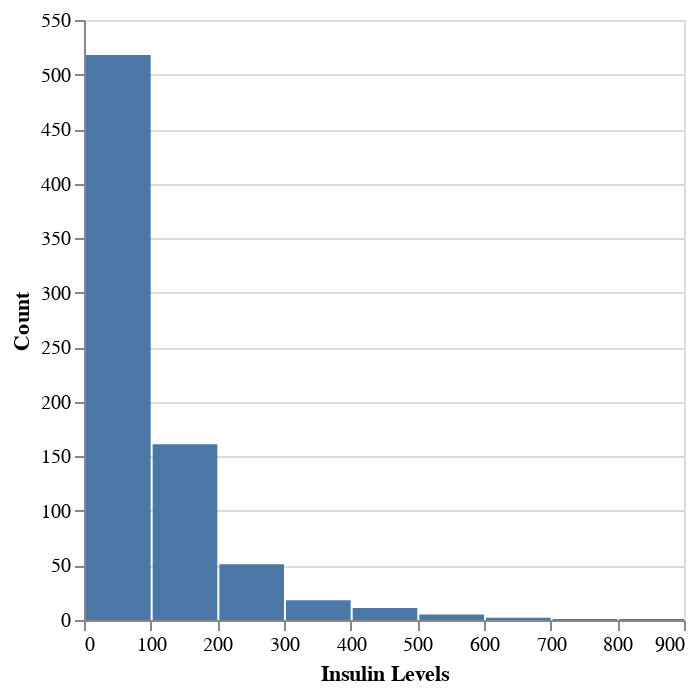

Here is the notebook cell this chart was saved with:
### Code cell
# 4. Histogram of Insulin Levels
chart4 = alt.Chart(data).mark_bar().encode(
    x=alt.X('Insulin:Q', bin=True, title='Insulin Levels'),
    y=alt.Y('count():Q', title='Count')
)
chart4

### Figure 1 — Vega-Lite specification as saved in the notebook (floating-point values rounded to 4 significant figures; data arrays with more than 128 entries replaced by an {"elided": "..."} marker saying what was removed)
{"config": {"view": {"continuousWidth": 300, "continuousHeight": 300}}, "data": {"name": "data-e190ea16c786491bec12ef293994116b"}, "mark": {"type": "bar"}, "encoding": {"x": {"bin": true, "field": "Insulin", "title": "Insulin Levels", "type": "quantitative"}, "y": {"aggregate": "count", "title": "Count", "type": "quantitative"}}, "$schema": "https://vega.github.io/schema/vega-lite/v5.17.0.json", "datasets": {"data-e190ea16c786491bec12ef293994116b": {"elided": "768 records"}}}
